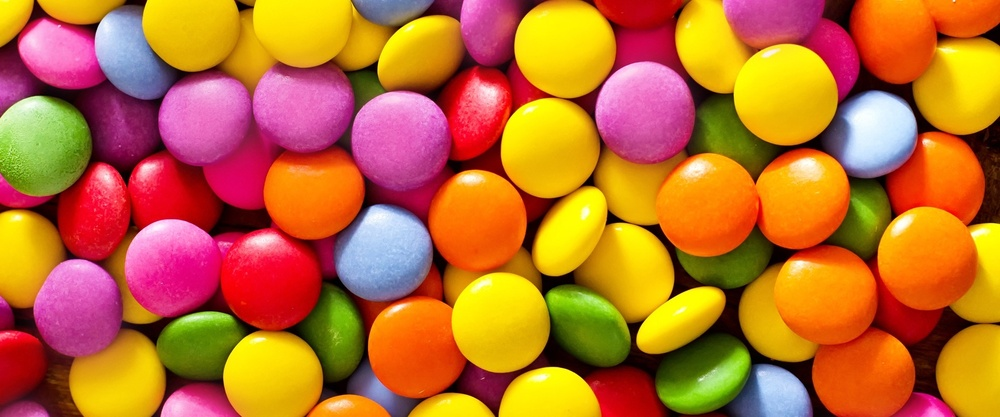
#> input picture color.jpeg, 1000 x 417 px, shrunk from 1992 x 830 before the run
$ jupyter execute --allow-errors clustering.ipynb   (shell and % lines are left out)   (older library calls are emulated)
#> lines starting #> are read from the running program, lines starting #| are printed output that depends on the picture
<br />
<center><font size='6px' color='#mmvvbb'><b>Clustering</b></font>
<br />

## Installation of opencv

# PART I : Kmeans clustering : original image

## 1. Static Kmeans clustering

[cell 1]
import numpy as np
import cv2
from sklearn.cluster import KMeans
from sklearn.cluster import MiniBatchKMeans
import skimage.io
import matplotlib.pyplot as plt

image = cv2.imread('color.jpeg')
#> image is the input picture: shape (417, 1000, 3); mean B, G, R 46.2, 110.4, 190.3

(h1, w1) = image.shape[:2]
#> h1 = 417; w1 = 1000

image2 = cv2.cvtColor(image, cv2.COLOR_BGR2LAB)
#> image2: shape (417, 1000, 3); mean of channels 0, 1, 2 144.4, 153.7, 170.1

image2 = image2.reshape((image2.shape[0] * image2.shape[1], 3))
################# kmeans : 2 cluster #########################################
clt2 = KMeans(n_clusters = 2)
labels2 = clt2.fit_predict(image2)
quant2 = clt2.cluster_centers_.astype("uint8")[labels2]

#reshape the feature vectors to images
quant2 = quant2.reshape((h1, w1, 3))
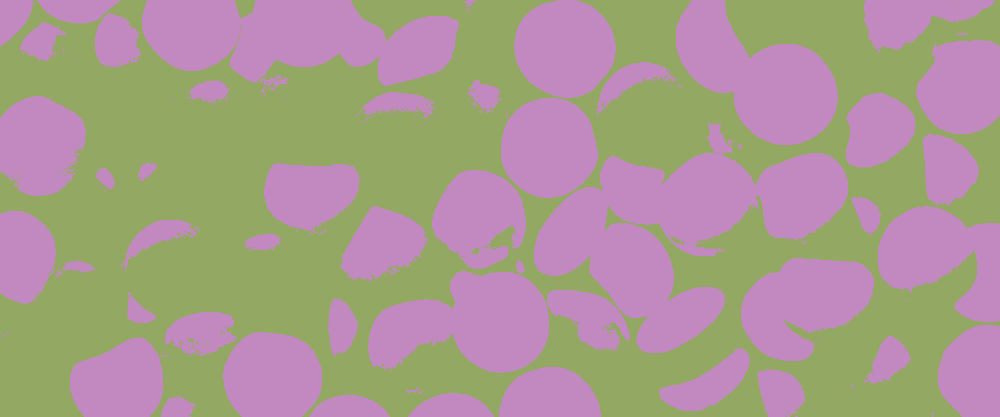
#> quant2: shape (417, 1000, 3); mean of channels 0, 1, 2 143.8, 153, 169.7; drawn as B, G, R
image2 = image2.reshape((h1, w1, 3))

# convert from L*a*b* to RGB
quant2 = cv2.cvtColor(quant2, cv2.COLOR_LAB2BGR)
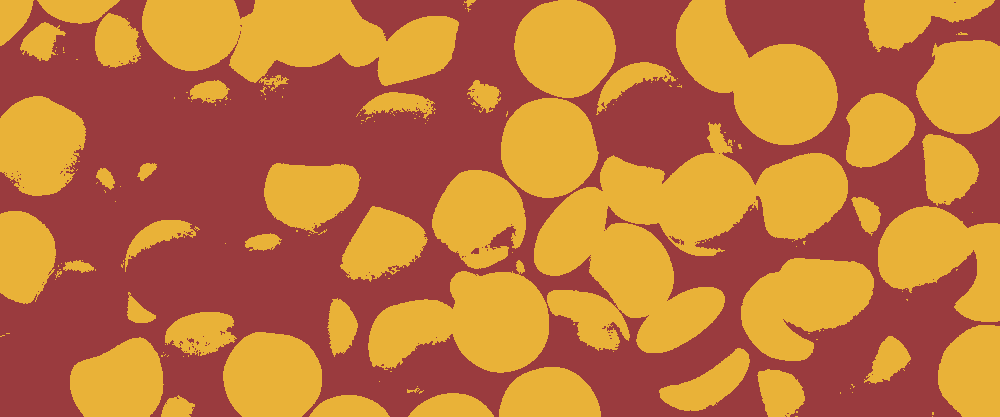
#> quant2: shape (417, 1000, 3); mean B, G, R 59.1, 116.4, 192.1
image2 = cv2.cvtColor(image2, cv2.COLOR_LAB2BGR)

cv2.imwrite('color2.jpeg', quant2)
################# kmeans : 3 cluster #########################################

image3 = cv2.cvtColor(image, cv2.COLOR_BGR2LAB)

image3 = image3.reshape((image3.shape[0] * image3.shape[1], 3))

clt3 = KMeans(n_clusters = 3)
labels3 = clt3.fit_predict(image3)
quant3 = clt3.cluster_centers_.astype("uint8")[labels3]

#reshape the feature vectors to images
quant3 = quant3.reshape((h1, w1, 3))
image3 = image3.reshape((h1, w1, 3))

# convert from L*a*b* to RGB
quant3 = cv2.cvtColor(quant3, cv2.COLOR_LAB2BGR)
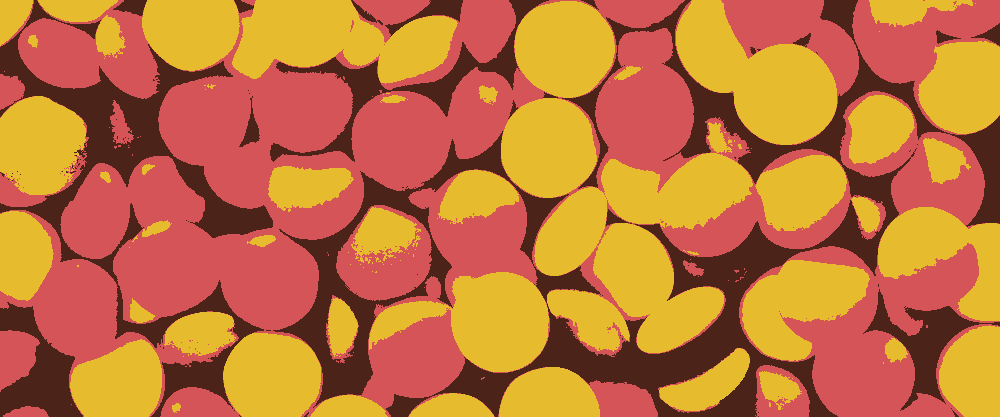
#> quant3: shape (417, 1000, 3); mean B, G, R 58.6, 115.9, 193.1
image3 = cv2.cvtColor(image3, cv2.COLOR_LAB2BGR)

cv2.imwrite('color3.jpeg', quant3)

################# kmeans : 4 cluster #########################################
image4 = cv2.cvtColor(image, cv2.COLOR_BGR2LAB)

image4 = image4.reshape((image4.shape[0] * image4.shape[1], 3))

clt3 = KMeans(n_clusters = 4)
labels4 = clt3.fit_predict(image4)
quant4 = clt3.cluster_centers_.astype("uint8")[labels4]

#reshape the feature vectors to images
quant4 = quant4.reshape((h1, w1, 3))
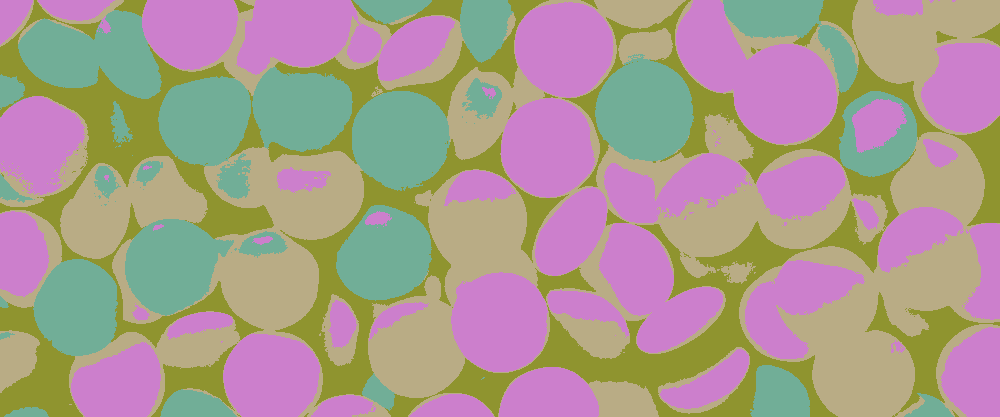
#> quant4: shape (417, 1000, 3); mean of channels 0, 1, 2 143.8, 152.9, 169.8; drawn as B, G, R
image4 = image4.reshape((h1, w1, 3))

# convert from L*a*b* to RGB
quant4 = cv2.cvtColor(quant4, cv2.COLOR_LAB2BGR)
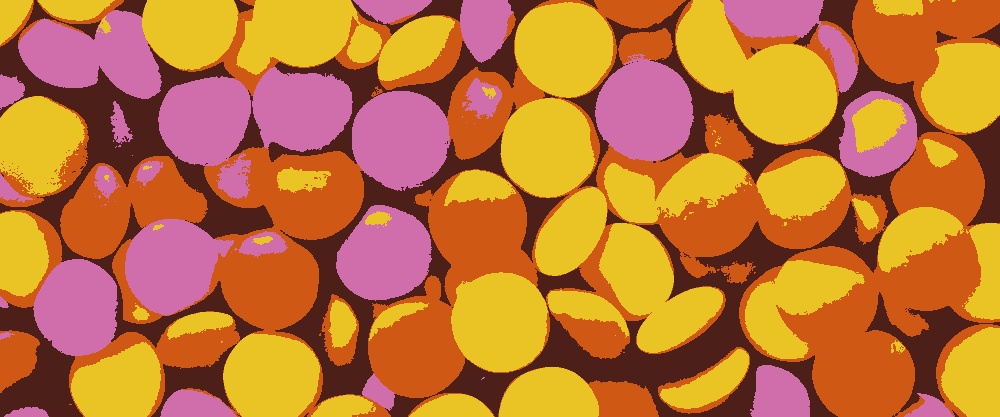
#> quant4: shape (417, 1000, 3); mean B, G, R 54.4, 117.5, 190.9
image4 = cv2.cvtColor(image4, cv2.COLOR_LAB2BGR)

cv2.imwrite('color4.jpeg', quant4)

################# kmeans : 7 cluster #########################################
image7 = cv2.cvtColor(image, cv2.COLOR_BGR2LAB)

image7 = image7.reshape((image7.shape[0] * image7.shape[1], 3))

clt7 = KMeans(n_clusters = 7)
labels7 = clt7.fit_predict(image7)
quant7 = clt7.cluster_centers_.astype("uint8")[labels7]

#reshape the feature vectors to images
quant7 = quant7.reshape((h1, w1, 3))
image7 = image7.reshape((h1, w1, 3))

# convert from L*a*b* to RGB
quant7 = cv2.cvtColor(quant7, cv2.COLOR_LAB2BGR)
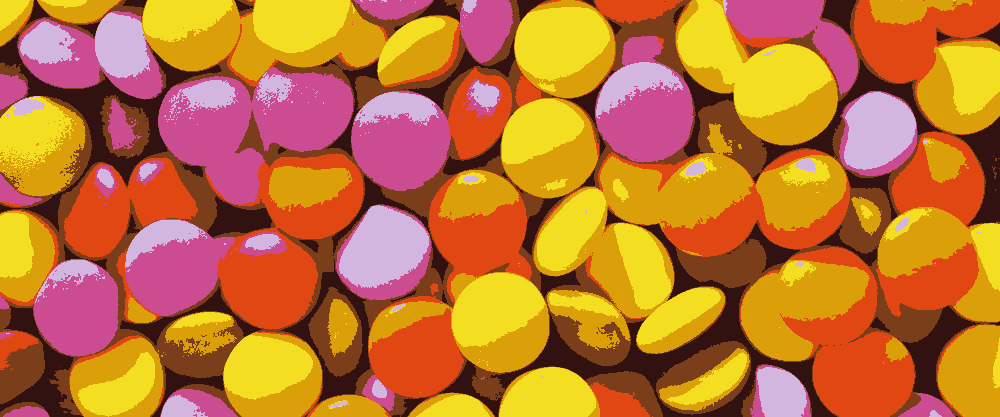
#> quant7: shape (417, 1000, 3); mean B, G, R 51.6, 115.9, 190.8
image7 = cv2.cvtColor(image7, cv2.COLOR_LAB2BGR)

cv2.imwrite('color7.jpeg', quant7)

################# kmeans :  10 cluster #########################################
image10 = cv2.cvtColor(image, cv2.COLOR_BGR2LAB)

image10 = image10.reshape((image10.shape[0] * image10.shape[1], 3))

clt10 = KMeans(n_clusters = 10)
labels10 = clt10.fit_predict(image10)
quant10 = clt10.cluster_centers_.astype("uint8")[labels10]

#reshape the feature vectors to images
quant10 = quant10.reshape((h1, w1, 3))
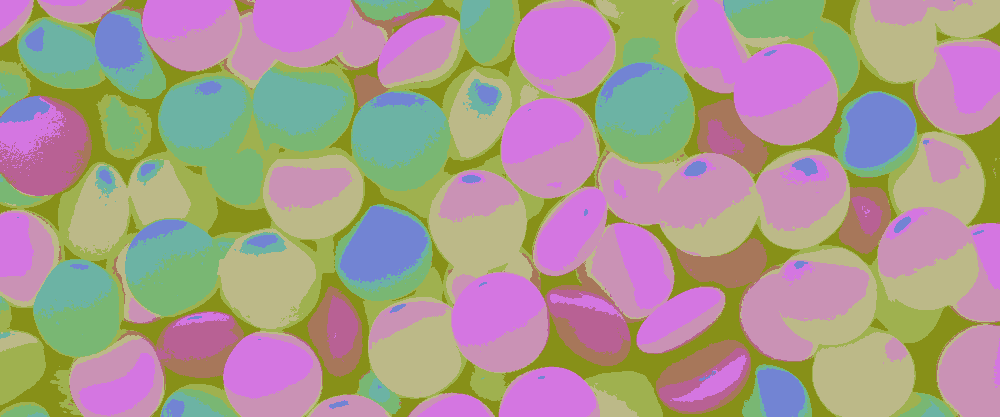
#> quant10: shape (417, 1000, 3); mean of channels 0, 1, 2 143.8, 153.3, 169.6; drawn as B, G, R
image10 = image10.reshape((h1, w1, 3))

# convert from L*a*b* to RGB
quant10 = cv2.cvtColor(quant10, cv2.COLOR_LAB2BGR)
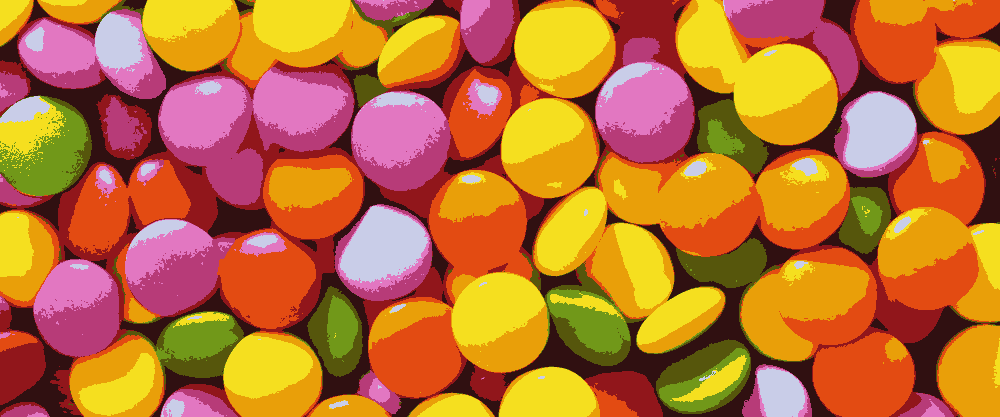
#> quant10: shape (417, 1000, 3); mean B, G, R 51.4, 114, 189.8
image10 = cv2.cvtColor(image10, cv2.COLOR_LAB2BGR)

cv2.imwrite('color10.jpeg', quant10)

################# display images  #########################################
fig, axs = plt.subplots(3, 2 , figsize=(18,24))

axs[0, 0].imshow(image)
axs[0, 0].set_title('Original image')
axs[0, 1].imshow(quant2)
axs[0, 1].set_title('Kmeans : 2 cluster')
axs[1, 0].imshow(quant3)
axs[1, 0].set_title('Kmeans : 3 cluster')
axs[1, 1].imshow(quant4)
axs[1, 1].set_title('Kmeans : 4 cluster')
axs[2, 0].imshow(quant7)
axs[2, 0].set_title('Kmeans : 7 cluster')
axs[2, 1].imshow(quant10)
axs[2, 1].set_title('Kmeans : 10 cluster')

cv2.imread('color.jpeg')
cv2.waitKey(0)
cv2.destroyAllWindows()
#> figure, not shown here; B, G, R data is drawn as R, G, B
#> the sliders are set to k = 2

## 2. Interactive Kmeans clustering

[cell 2]
import skimage.io
import matplotlib.pyplot as plt
from ipywidgets import interact, interactive, fixed, interact_manual
import ipywidgets as widgets
def segm(k):
#> called with k = 2
    image = cv2.imread('color.jpeg')
    (h1, w1) = image.shape[:2]
#> h1 = 417; w1 = 1000

    image = cv2.cvtColor(image, cv2.COLOR_BGR2LAB)
    image = image.reshape((image.shape[0] * image.shape[1], 3))
    clt = KMeans(n_clusters = k)
    labels = clt.fit_predict(image)
    quant = clt.cluster_centers_.astype("uint8")[labels]
#reshape the feature vectors to images
    quant = quant.reshape((h1, w1, 3))
    image = image.reshape((h1, w1, 3))
# convert from L*a*b* to RGB
    quant = cv2.cvtColor(quant, cv2.COLOR_LAB2BGR)
    image = cv2.cvtColor(image, cv2.COLOR_LAB2BGR)
    plt.figure(figsize=(10,11))
    cv2.imwrite('place12.jpg', quant)
    return plt.imshow(image)
plt.show()

[cell 3]
interact(segm,k=widgets.IntSlider(min=2, max=4, step=1, value=2));

# PART II : Noise

## 1. Static Test of different noises

[cell 4]
import skimage.io
img_path="color.jpeg"
img = skimage.io.imread(img_path)/255.0

def plotnoise(img, mode, r, c, i):
#> called with mode = 'gaussian', r = 4, c = 2, i = 1
    plt.subplot(r,c,i)
    if mode is not None:
        gimg = skimage.util.random_noise(img, mode=mode)
        plt.imshow(gimg)
    else:
        plt.imshow(img)
    plt.title(mode)
    plt.axis("off")

plt.figure(figsize=(18,24))
r=4
c=2
plotnoise(img, "gaussian", r,c,1)
plotnoise(img, "localvar", r,c,2)
plotnoise(img, "poisson", r,c,3)
plotnoise(img, "salt", r,c,4)
plotnoise(img, "pepper", r,c,5)
plotnoise(img, "s&p", r,c,6)
#> in plotnoise (call 6), `gimg = skimage.util.random_noise(img, mode=mode)`:
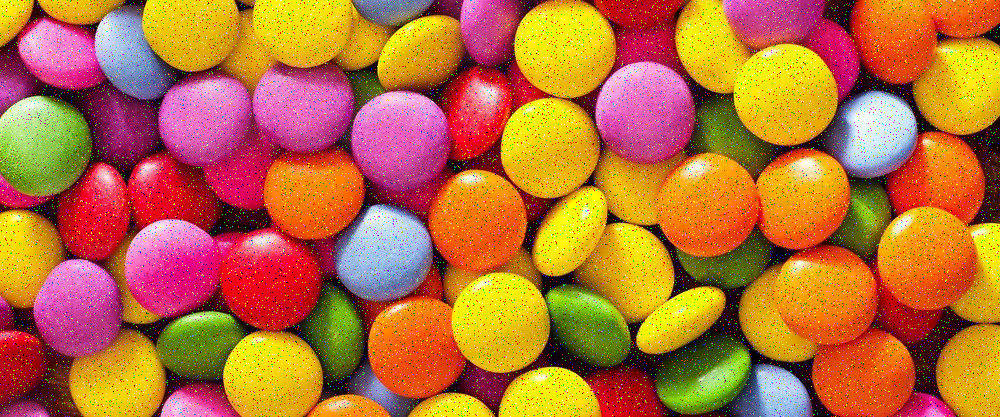
#> gimg: shape (417, 1000, 3) float64; mean R, G, B 0.734, 0.436, 0.197
plotnoise(img, "speckle", r,c,7)
plotnoise(img, None, r,c,8)
plt.show()

## 2. Interactive Test of different noises

[cell 5]
import skimage.io
import matplotlib.pyplot as plt
from ipywidgets import interact, interactive, fixed, interact_manual
import ipywidgets as widgets
img_path="color.jpeg"
img = skimage.io.imread(img_path)/255.0

def plotnoise(mode):
    img_path="color.jpeg"
    img = skimage.io.imread(img_path)/255.0
    #plt.subplot(r,c,i)
    if mode is not None:
        gimg = skimage.util.random_noise(img, mode=mode)
        plt.imshow(gimg)
    else:
        plt.imshow(img)
    plt.title(mode)
    plt.axis("off")
plt.figure(figsize=(18,24))
r=4
c=2
interact(plotnoise,mode=["Gaussian","Localvar","Poisson","Salt"]);
#> the sliders are set to mode = Gaussian
plt.show()

## 3. Add & Remove of salt noise

[cell 6]
from skimage.util import random_noise
from skimage.restoration import denoise_tv_chambolle
import matplotlib.pyplot as plt

img_path="color.jpeg"
img = skimage.io.imread(img_path)/255.0

# add salt-and-pepper noise to the image.
noise_img = random_noise(img, mode='s&p',amount=0.5)
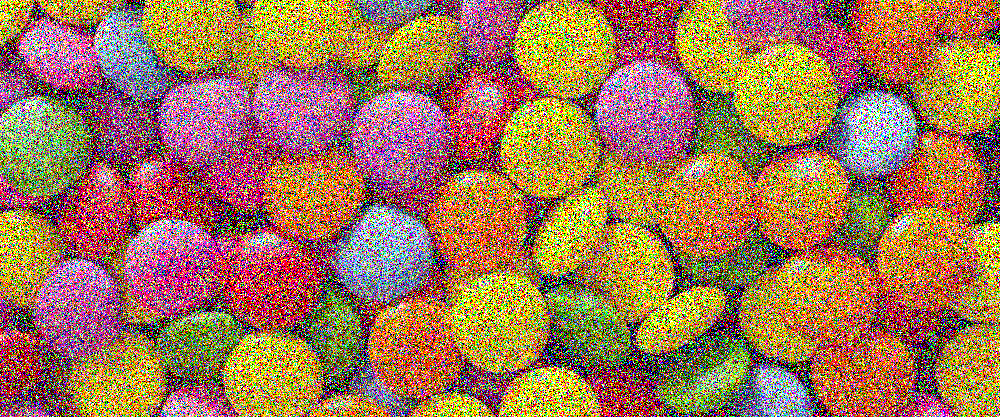
#> noise_img: shape (417, 1000, 3) float64; mean R, G, B 0.625, 0.466, 0.34
noise_img = np.array(255*noise_img, dtype = 'uint8')

# Display the noise image
plt.figure(figsize=(18,24))
r=4
c=2
#> (the rest of this cell did not finish here and is left out)

$ run again, with place12.jpg copied over color.jpeg
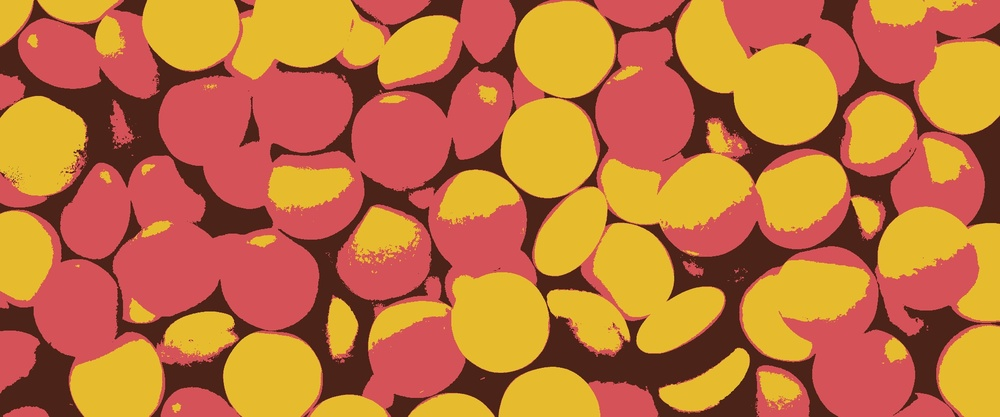
#> input picture place12.jpg, 1000 x 417 px, shrunk from 1992 x 830 before the run
#> image is the input picture: shape (417, 1000, 3); mean B, G, R 58.8, 115.4, 193.2
#> in segm, `quant = cv2.cvtColor(quant, cv2.COLOR_LAB2BGR)`:
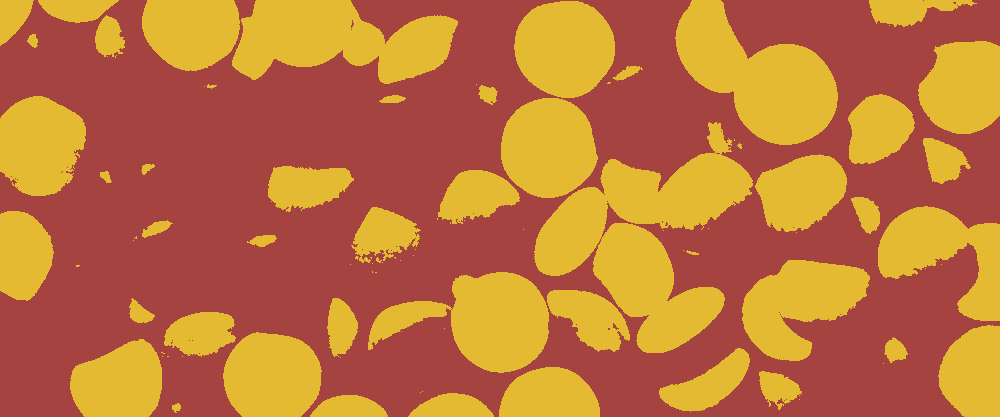
#> quant: shape (417, 1000, 3); mean B, G, R 58.7, 115.5, 190.5
#> `noise_img = random_noise(img, mode='s&p',amount=0.5)`:
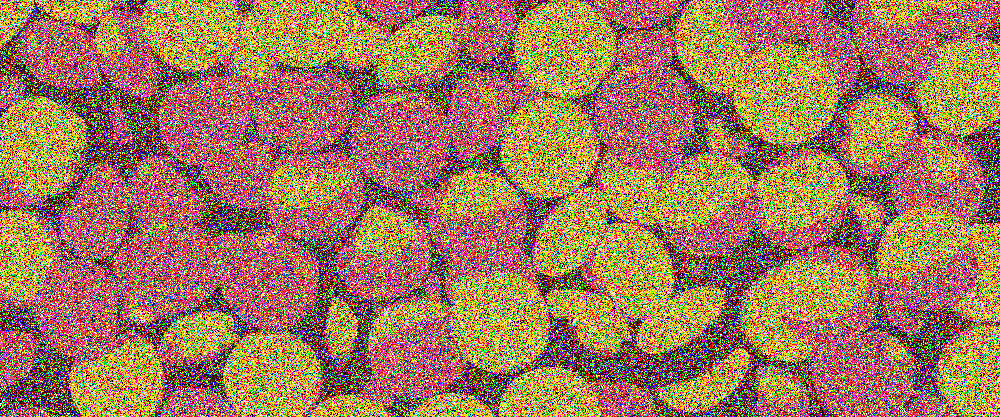
#> noise_img: shape (417, 1000, 3) float64; mean R, G, B 0.628, 0.476, 0.365
